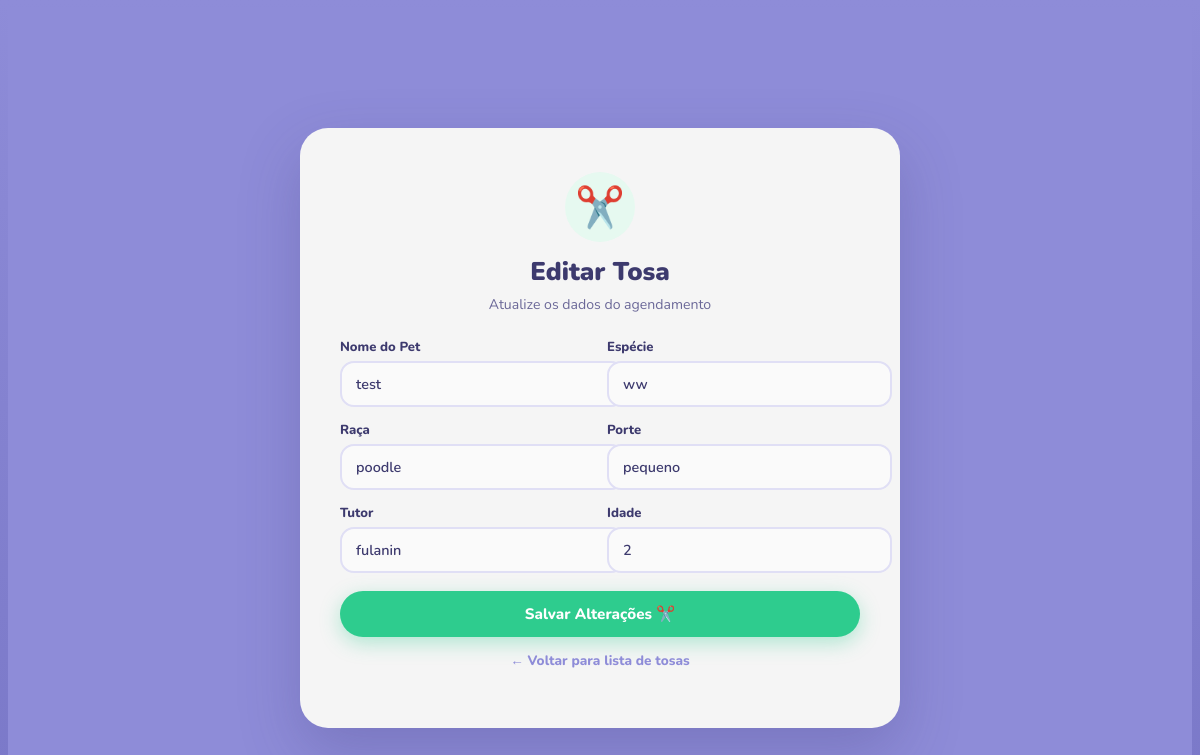
The app's page /tosa/tosa_editar_form.php?id=5 with its own data.
### tables this page shows
CREATE TABLE `tosa` (
  `id` int(11) NOT NULL,
  `nome` varchar(255) NOT NULL,
  `especie` varchar(255) NOT NULL,
  `raca` varchar(255) NOT NULL,
  `porte` varchar(255) NOT NULL,
  `tutor` varchar(255) NOT NULL,
  `idade` int(255) NOT NULL,
  `usuario_id` int(11) NOT NULL
);

### tosa/tosa_editar_form.php (the view, shortened to what this page needs)
<?php
require_once "../conexao.php";
$id = $_GET['id'];
$stmt = $conn->prepare('SELECT * FROM tosa WHERE id = :id');
$stmt->bindValue(':id', $id);
$stmt->execute();
$dados = $stmt->fetch(PDO::FETCH_ASSOC);
?>
<!DOCTYPE html>
<html lang="pt-br">
<head>
</head>
<body class="corpo-editar-tosa">
    <div class="pagina-editar-tosa">
        <div class="caixa-editar-tosa">
            <div class="editar-tosa-icone">✂️</div>
            <h2 class="editar-tosa-titulo">Editar Tosa</h2>
            <p class="editar-tosa-subtitulo">Atualize os dados do agendamento</p>
            <form action="processa_editar_tosa.php" method="POST" class="editar-tosa-formulario">
                <div class="editar-tosa-grade">
                    <div class="campo-grupo">
                        <label class="campo-label">Nome do Pet</label>
                        <input type="text" name="nome" value="<?php echo htmlspecialchars($dados['nome']); ?>" class="campo-input" required>
                    </div>
                    <div class="campo-grupo">
                        <label class="campo-label">Espécie</label>
                        <input type="text" name="especie" value="<?php echo htmlspecialchars($dados['especie']); ?>" class="campo-input" required>
                    </div>
                    <div class="campo-grupo">
                        <label class="campo-label">Raça</label>
                        <input type="text" name="raca" value="<?php echo htmlspecialchars($dados['raca']); ?>" class="campo-input" required>
                    </div>
                    <div class="campo-grupo">
                        <label class="campo-label">Porte</label>
                        <input type="text" name="porte" value="<?php echo htmlspecialchars($dados['porte']); ?>" class="campo-input" required>
                    </div>
                    <div class="campo-grupo">
                        <label class="campo-label">Tutor</label>
                        <input type="text" name="tutor" value="<?php echo htmlspecialchars($dados['tutor']); ?>" class="campo-input" required>
                    </div>
                    <div class="campo-grupo">
                        <label class="campo-label">Idade</label>
                        <input type="text" name="idade" value="<?php echo htmlspecialchars($dados['idade']); ?>" class="campo-input" required>
                    </div>
                </div>
                <button type="submit" class="btn-editar-tosa">Salvar Alterações ✂️</button>
            </form>
            <p class="editar-tosa-rodape">
                <a href="listar_tosa.php" class="link-voltar">← Voltar para lista de tosas</a>
            </p>
        </div>
    </div>
</body>
</html>

### tosa/tosa_editar_form.php (style rules this page uses)
.corpo-editar-tosa { background: linear-gradient(180deg, #8E8CD8 0%, #7a78c8 100%); min-height: 100vh; position: relative; overflow-x: hidden; }
.pagina-editar-tosa { background-color: #8E8CD8; display: flex; justify-content: center; align-items: center; min-height: 50vh; padding: 120px 20px 60px; position: relative; z-index: 2; }
.caixa-editar-tosa { background-color: whitesmoke; border-radius: 28px; padding: 44px 40px; width: 100%; max-width: 520px; box-shadow: 0 24px 60px rgba(60, 56, 120, 0.25); display: flex; flex-direction: column; align-items: center; gap: 6px; }
.editar-tosa-icone { font-size: 2.5rem; background: #e6f9f0; width: 70px; height: 70px; border-radius: 50%; display: flex; align-items: center; justify-content: center; margin-bottom: 6px; }
.editar-tosa-titulo { font-family: 'Nunito', sans-serif; font-size: 1.6rem; font-weight: 900; color: #3d3a6e; text-align: center; margin: 0; }
.editar-tosa-subtitulo { font-family: 'Nunito', sans-serif; font-size: 0.88rem; color: #6b6898; text-align: center; margin: 0 0 10px; }
.editar-tosa-formulario { font-family: 'Nunito', sans-serif; width: 100%; display: flex; flex-direction: column; gap: 14px; margin-top: 8px; }
.editar-tosa-grade { display: grid; grid-template-columns: 1fr 1fr; gap: 14px; }
.campo-grupo { display: flex; flex-direction: column; gap: 5px; }
.campo-label { font-size: 0.82rem; font-weight: 800; color: #3d3a6e; }
.campo-input { padding: 11px 14px; border-radius: 14px; border: 2px solid #e0dff5; font-family: 'Nunito', sans-serif; font-size: 0.9rem; font-weight: 600; color: #3d3a6e; outline: none; background: #fafafa; transition: border-color 0.2s ease, box-shadow 0.2s ease; width: 100%; }
.campo-input::placeholder { color: #b0aed0; font-weight: 500; }
.btn-editar-tosa { width: 100%; padding: 13px; background-color: #2ecc8e; color: #fff; border: none; border-radius: 25px; font-family: 'Nunito', sans-serif; font-size: 0.95rem; font-weight: 800; cursor: pointer; margin-top: 4px; transition: background 0.2s ease, transform 0.2s ease, box-shadow 0.2s ease; box-shadow: 0 6px 20px rgba(46, 204, 142, 0.35); }
.editar-tosa-rodape { margin-top: 8px; font-size: 0.85rem; color: #6b6898; font-weight: 600; text-align: center; }
.link-voltar { font-family: 'Nunito', sans-serif; color: #8E8CD8; font-weight: 800; text-decoration: none; transition: color 0.2s ease; }

### records on screen
tosa: nome "test", especie "ww", raca "poodle", porte "pequeno", tutor "fulanin", idade "2"
